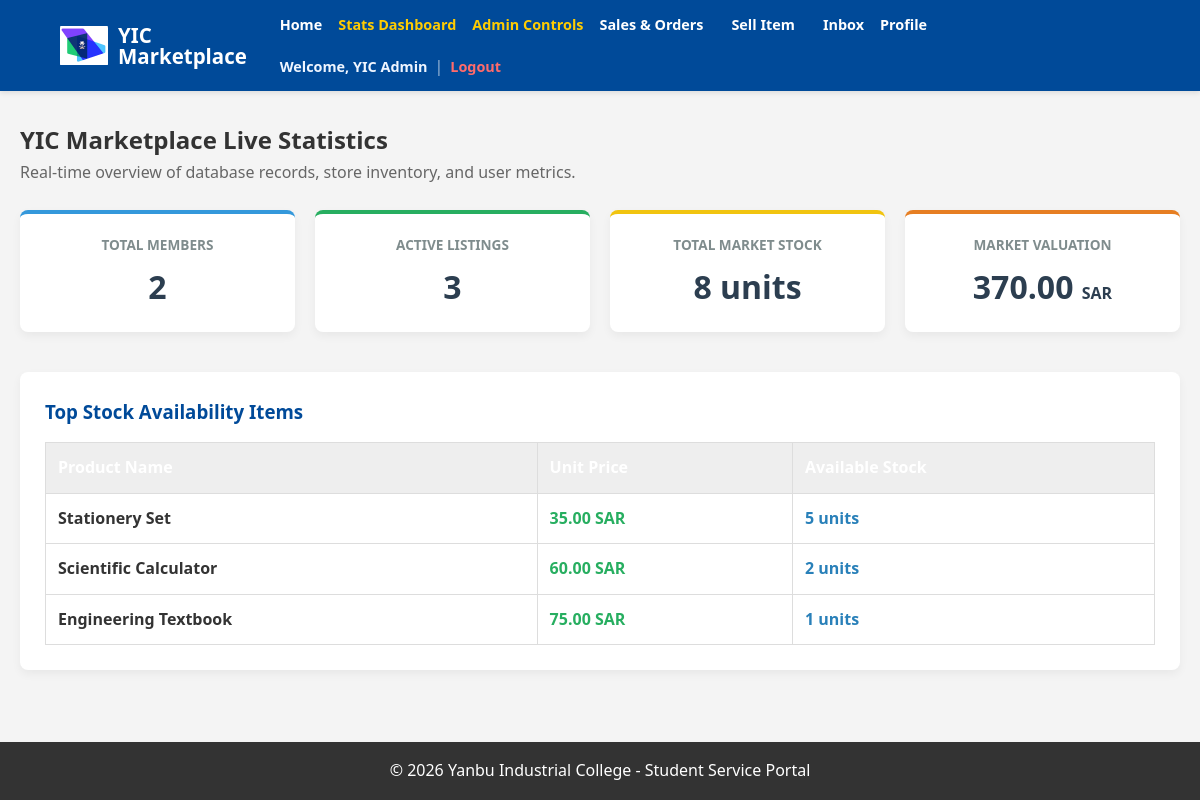
Screenshot of /dashboard.php (signed in) with the database file from the repository.
### tables this page shows
CREATE TABLE IF NOT EXISTS `items` (
  `item_id` int NOT NULL AUTO_INCREMENT,
  `seller_id` int NOT NULL,
  `cat_id` int NOT NULL,
  `title` varchar(150) NOT NULL,
  `description` text,
  `price` decimal(10,2) NOT NULL,
  `quantity` int NOT NULL DEFAULT '1',
  `image_path` varchar(255) DEFAULT NULL,
  `status` enum('available','sold') DEFAULT 'available',
  `created_at` timestamp NULL DEFAULT CURRENT_TIMESTAMP,
  PRIMARY KEY (`item_id`),
  KEY `seller_id` (`seller_id`),
  KEY `cat_id` (`cat_id`),
  CONSTRAINT `items_ibfk_1` FOREIGN KEY (`seller_id`) REFERENCES `users` (`user_id`) ON DELETE CASCADE,
  CONSTRAINT `items_ibfk_2` FOREIGN KEY (`cat_id`) REFERENCES `categories` (`cat_id`) ON DELETE CASCADE
);

### classes/Database.php (called while the page is built)
<?php
class Database
{
    private static $connection = null;
    public static function getConnection()
    {
        if (self::$connection === null) {
            $host = 'localhost';
            $db = 'marketplace_db';
            $user = 'root';
            $pass = '';
            $charset = 'utf8mb4';
            $dsn = "mysql:host=$host;dbname=$db;charset=$charset";
            $options = [
                PDO::ATTR_ERRMODE => PDO::ERRMODE_EXCEPTION,
                PDO::ATTR_DEFAULT_FETCH_MODE => PDO::FETCH_ASSOC,
                PDO::ATTR_EMULATE_PREPARES => false,
            ];
            self::$connection = new PDO($dsn, $user, $pass, $options);
        }
        return self::$connection;
    }
}

### classes/Admin.php (called while the page is built, shortened)
<?php
require_once __DIR__ . '/Database.php';
require_once __DIR__ . '/Listing.php';
class Admin
{
    private $pdo;
    public function __construct($pdo = null)
    {
        $this->pdo = $pdo ?: Database::getConnection();
    }
    public function dashboardStats()
    {
        return [
            'count_users' => (int) $this->pdo->query('SELECT COUNT(*) FROM users')->fetchColumn(),
            'count_items' => (int) $this->pdo->query('SELECT COUNT(*) FROM items')->fetchColumn(),
            'total_value' => (float) ($this->pdo->query('SELECT SUM(price * quantity) FROM items')->fetchColumn() ?: 0),
            'total_stock' => (int) ($this->pdo->query('SELECT SUM(quantity) FROM items')->fetchColumn() ?: 0),
        ];
    }
    public function topStockItems($limit = 5)
    {
        $listing = new Listing($this->pdo);
        return $listing->getTopStock($limit);
    }
}

### includes/functions.php (called while the page is built, shortened)
<?php
function toEnglishDigits($value) {
    $arabic = ['٠','١','٢','٣','٤','٥','٦','٧','٨','٩'];
    $persian = ['۰','۱','۲','۳','۴','۵','۶','۷','۸','۹'];
    $english = ['0','1','2','3','4','5','6','7','8','9'];
    $value = str_replace($arabic, $english, (string)$value);
    $value = str_replace($persian, $english, $value);
    return $value;
}
function formatEnglishNumber($value, $decimals = 0)
{
    return toEnglishDigits(number_format((float) $value, $decimals));
}
function formatEnglishInteger($value)
{
    return toEnglishDigits((string) (int) $value);
}
function e($value)
{
    return htmlspecialchars((string) $value, ENT_QUOTES, 'UTF-8');
}
    ?>

### classes/Listing.php (called while the page is built, shortened)
<?php
require_once __DIR__ . '/Database.php';
require_once __DIR__ . '/../includes/functions.php';
class Listing
{
    private $pdo;
    public function __construct($pdo = null)
    {
        $this->pdo = $pdo ?: Database::getConnection();
    }
    public function getTopStock($limit = 5)
    {
        $limit = max(1, min(20, (int) $limit));
        $stmt = $this->pdo->query("SELECT title, price, quantity FROM items ORDER BY quantity DESC LIMIT $limit");
        return $stmt->fetchAll();
    }
}

### admin_dashboard.php (the view, shortened to what this page needs)
<?php
require_once 'classes/Admin.php';
require_once 'includes/functions.php';
$admin = new Admin();
$stats = $admin->dashboardStats();
$top_items = $admin->topStockItems(5);
include 'includes/header.php';
?>
<main class="container admin-dashboard">
    <div class="page-heading">
        <h2>YIC Marketplace Live Statistics</h2>
        <p>Real-time overview of database records, store inventory, and user metrics.</p>
    </div>
    <div class="stats-grid">
        <div class="stat-card blue-stat">
            <h4>Total Members</h4>
            <p><?php echo formatEnglishInteger($stats['count_users']); ?></p>
        </div>
        <div class="stat-card green-stat">
            <h4>Active Listings</h4>
            <p><?php echo formatEnglishInteger($stats['count_items']); ?></p>
        </div>
        <div class="stat-card yellow-stat">
            <h4>Total Market Stock</h4>
            <p><?php echo formatEnglishInteger($stats['total_stock']); ?> units</p>
        </div>
        <div class="stat-card orange-stat">
            <h4>Market Valuation</h4>
            <p><?php echo formatEnglishNumber($stats['total_value'], 2); ?> <span>SAR</span></p>
        </div>
    </div>
    <section class="panel-card">
        <h3>Top Stock Availability Items</h3>
        <table class="data-table dashboard-table">
            <thead>
                <tr>
                    <th>Product Name</th>
                    <th>Unit Price</th>
                    <th>Available Stock</th>
                </tr>
            </thead>
            <tbody>
                <?php if ($top_items): ?>
                    <?php foreach ($top_items as $top): ?>
                        <tr>
                            <td><strong><?php echo e($top['title']); ?></strong></td>
                            <td class="money-cell"><?php echo formatEnglishNumber($top['price'], 2); ?> SAR</td>
                            <td class="stock-cell"><?php echo formatEnglishInteger($top['quantity']); ?> units</td>
                        </tr>
                    <?php endforeach; ?>
                <?php else: ?>
                    <tr>
                        <td colspan="3" class="empty-table-message">No store inventory records analyzed yet.</td>
                    </tr>
                <?php endif; ?>
            </tbody>
        </table>
    </section>
</main>
<?php include 'includes/footer.php'; ?>

### assets/css/style.css (style rules this page uses)
:root { --primary-color: #004a99; --secondary-color: #f4f4f4; --text-color: #333; --white: #ffffff; --danger: #d9534f; --success: #5cb85c; }
* { margin: 0; padding: 0; box-sizing: border-box; }
body { font-family: 'Segoe UI', Tahoma, Geneva, Verdana, sans-serif; line-height: 1.6; background-color: var(--secondary-color); color: var(--text-color); display: flex; flex-direction: column; min-height: 100vh; }
main { flex: 1; padding: 2rem 5%; max-width: 1200px; margin: 0 auto; width: 100%; }
table { width: 100%; border-collapse: collapse; background: var(--white); margin-top: 20px; }
th, td { padding: 12px; border: 1px solid #ddd; text-align: left; }
th { background-color: #eee; }
.container { width: 100%; max-width: 1200px; margin: 0 auto; }
.panel-card, .profile-card, .details-card, .details-action-card { background: white; padding: 25px; border-radius: 8px; box-shadow: 0 4px 10px rgba(0,0,0,0.05); margin-bottom: 40px; }
.profile-page, .orders-page, .admin-dashboard, .admin-management, .details-page { max-width: 1200px; margin: 30px auto; padding: 0 20px; }
.profile-card h2, .panel-card h2, .panel-card h3 { color: var(--primary-color); margin-bottom: 15px; }
.data-table { width: 100%; border-collapse: collapse; margin-top: 10px; }
.data-table th, .data-table td { padding: 12px; border: 1px solid #ddd; text-align: left; vertical-align: middle; }
.data-table thead tr { background-color: var(--primary-color); color: white; }
.money-cell { color: #27ae60; font-weight: bold; }
.stock-cell { color: #2980b9; font-weight: bold; }
.page-heading { margin-bottom: 25px; }
.page-heading p { color: #666; }
.stats-grid { display: grid; grid-template-columns: repeat(auto-fit, minmax(220px, 1fr)); gap: 20px; margin-bottom: 40px; }
.stat-card { background: white; padding: 20px; border-radius: 8px; box-shadow: 0 4px 10px rgba(0,0,0,0.05); text-align: center; }
.stat-card h4 { color: #7f8c8d; font-size: 0.85rem; margin-bottom: 5px; text-transform: uppercase; }
.stat-card p { color: #2c3e50; font-size: 2rem; font-weight: bold; }
.stat-card p span { font-size: 1rem; }
.blue-stat { border-top: 4px solid #3498db; }
.green-stat { border-top: 4px solid #27ae60; }
.yellow-stat { border-top: 4px solid #f1c40f; }
.orange-stat { border-top: 4px solid #e67e22; }

### rows the page displays
items: title "Stationery Set", price "35.00", quantity "5"
items: title "Scientific Calculator", price "60.00", quantity "2"
items: title "Engineering Textbook", price "75.00", quantity "1"

### other values shown
$display_name "YIC Admin"
formatEnglishInteger($stats['count_users']) "2"
formatEnglishInteger($stats['count_items']) "3"
formatEnglishInteger($stats['total_stock']) "8"
formatEnglishNumber($stats['total_value'], 2) "370.00"
